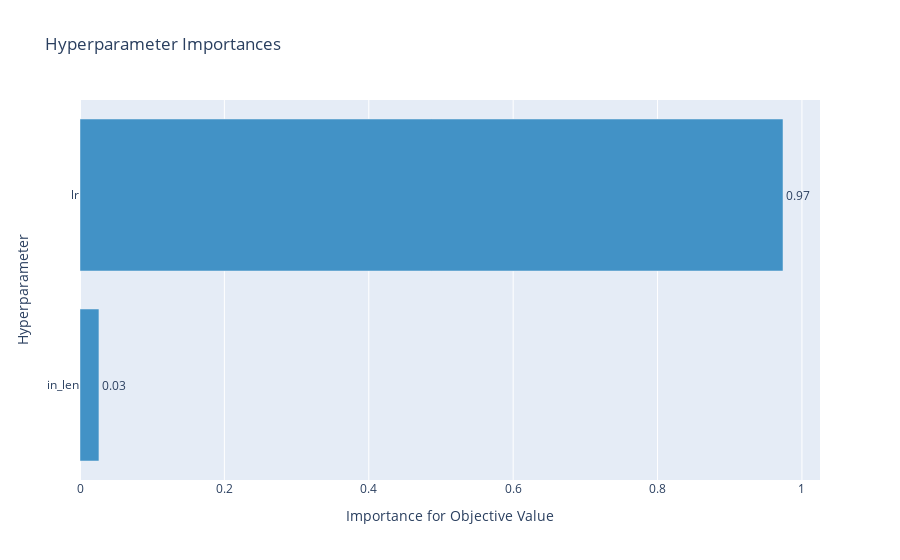

The notebook cell saved with this chart:
### Code cell
plot_param_importances(study_tcn)

### Figure 1 — Plotly figure (JSON) as saved in the notebook; plotly's stock layout.template omitted (floating-point values rounded to 4 significant figures)
{"data": [{"cliponaxis": false, "hovertemplate": ["in_len (IntDistribution): 0.02623124036437033<extra></extra>", "lr (FloatDistribution): 0.9737687596356297<extra></extra>"], "marker": {"color": "rgb(66,146,198)"}, "orientation": "h", "text": ["0.03", "0.97"], "textposition": "outside", "type": "bar", "x": [0.02623, 0.9738], "y": ["in_len", "lr"]}], "layout": {"showlegend": false, "title": {"text": "Hyperparameter Importances"}, "xaxis": {"title": {"text": "Importance for Objective Value"}}, "yaxis": {"title": {"text": "Hyperparameter"}}}}
